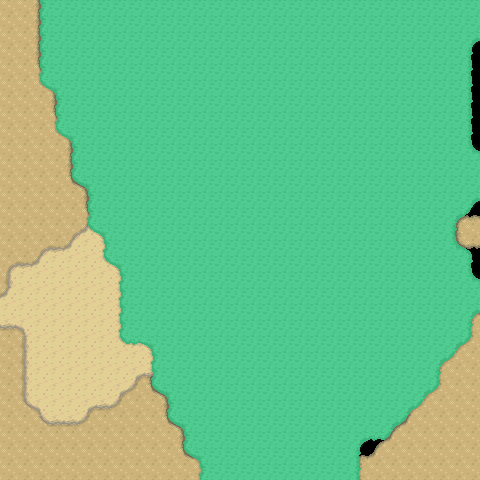

This game map was drawn from its Tiled (.tmx) file and the tilesets committed beside it. A one-line description and the full map source follow:
An orthogonal 30x30 tile map with 16x16 px tiles, 3 tile layers (Dark Path, Light Path, Grass).

<map version="1.0" tiledversion="1.0.3" orientation="orthogonal" renderorder="right-down" width="30" height="30" tilewidth="16" tileheight="16" nextobjectid="1">
 <tileset firstgid="1" source="World.tsx" />
 <layer name="Dark Path" width="30" height="30">
  <data encoding="csv">
128,128,129,0,0,0,0,0,0,0,0,0,0,0,0,0,0,0,0,0,0,0,0,0,0,0,0,0,0,0,
128,128,129,0,0,0,0,0,0,0,0,0,0,0,0,0,0,0,0,0,0,0,0,0,0,0,0,0,0,0,
128,128,129,0,0,0,0,0,0,0,0,0,0,0,0,0,0,0,0,0,0,0,0,0,0,0,0,0,0,0,
128,128,129,0,0,0,0,0,0,0,0,0,0,0,0,0,0,0,0,0,0,0,0,0,0,0,0,0,0,0,
128,128,114,111,0,0,0,0,0,0,0,0,0,0,0,0,0,0,0,0,0,0,0,0,0,0,0,0,0,0,
128,128,128,129,0,0,0,0,0,0,0,0,0,0,0,0,0,0,0,0,0,0,0,0,0,0,0,0,0,0,
128,128,128,129,0,0,0,0,0,0,0,0,0,0,0,0,0,0,0,0,0,0,0,0,0,0,0,0,0,0,
128,128,128,114,111,0,0,0,0,0,0,0,0,0,0,0,0,0,0,0,0,0,0,0,0,0,0,0,0,0,
128,128,128,128,129,0,0,0,0,0,0,0,0,0,0,0,0,0,0,0,0,0,0,0,0,0,0,0,0,0,
128,128,128,128,129,0,0,0,0,0,0,0,0,0,0,0,0,0,0,0,0,0,0,0,0,0,0,0,0,0,
128,128,128,128,129,0,0,0,0,0,0,0,0,0,0,0,0,0,0,0,0,0,0,0,0,0,0,0,0,0,
128,128,128,128,114,111,0,0,0,0,0,0,0,0,0,0,0,0,0,0,0,0,0,0,0,0,0,0,0,0,
128,128,128,128,128,129,0,0,0,0,0,0,0,0,0,0,0,0,0,0,0,0,0,0,0,0,0,0,0,0,
128,128,128,128,128,114,111,0,0,0,0,0,0,0,0,0,0,0,0,0,0,0,0,0,0,0,0,0,109,110,
128,128,128,128,128,128,129,0,0,0,0,0,0,0,0,0,0,0,0,0,0,0,0,0,0,0,0,0,127,128,
128,128,128,128,128,128,129,0,0,0,0,0,0,0,0,0,0,0,0,0,0,0,0,0,0,0,0,0,145,146,
128,128,128,128,128,128,129,0,0,0,0,0,0,0,0,0,0,0,0,0,0,0,0,0,0,0,0,0,0,0,
128,128,128,128,128,128,114,111,0,0,0,0,0,0,0,0,0,0,0,0,0,0,0,0,0,0,0,0,0,0,
128,128,128,128,128,128,128,129,0,0,0,0,0,0,0,0,0,0,0,0,0,0,0,0,0,0,0,0,0,0,
128,128,128,128,128,128,128,129,0,0,0,0,0,0,0,0,0,0,0,0,0,0,0,0,0,0,0,0,109,110,
128,128,128,128,128,128,128,114,111,0,0,0,0,0,0,0,0,0,0,0,0,0,0,0,0,0,0,0,127,128,
128,128,128,128,128,128,128,128,129,0,0,0,0,0,0,0,0,0,0,0,0,0,0,0,0,0,109,110,113,128,
128,128,128,128,128,128,128,128,114,111,0,0,0,0,0,0,0,0,0,0,0,0,0,0,0,0,127,128,128,128,
128,128,128,128,128,128,128,128,128,129,0,0,0,0,0,0,0,0,0,0,0,0,0,0,0,109,113,128,128,128,
128,128,128,128,128,128,128,128,128,114,111,0,0,0,0,0,0,0,0,0,0,0,0,0,0,127,128,128,128,128,
128,128,128,128,128,128,128,128,128,128,129,0,0,0,0,0,0,0,0,0,0,0,0,0,0,127,128,128,128,128,
128,128,128,128,128,128,128,128,128,128,114,111,0,0,0,0,0,0,0,0,0,0,0,0,109,113,128,128,128,128,
128,128,128,128,128,128,128,128,128,128,128,129,0,0,0,0,0,0,0,0,0,0,0,109,113,128,128,128,128,128,
128,128,128,128,128,128,128,128,128,128,128,114,110,111,0,0,0,0,0,0,0,109,110,113,128,128,128,128,128,128,
128,128,128,128,128,128,128,128,128,128,128,128,128,129,0,0,0,0,0,0,0,127,128,128,128,128,128,128,128,128
</data>
 </layer>
 <layer name="Light Path" width="30" height="30">
  <data encoding="csv">
0,0,0,0,0,0,0,0,0,0,0,0,0,0,0,0,0,0,0,0,0,0,0,0,0,0,0,0,0,0,
0,0,0,0,0,0,0,0,0,0,0,0,0,0,0,0,0,0,0,0,0,0,0,0,0,0,0,0,0,0,
0,0,0,0,0,0,0,0,0,0,0,0,0,0,0,0,0,0,0,0,0,0,0,0,0,0,0,0,0,0,
0,0,0,0,0,0,0,0,0,0,0,0,0,0,0,0,0,0,0,0,0,0,0,0,0,0,0,0,0,0,
0,0,0,0,0,0,0,0,0,0,0,0,0,0,55,56,56,56,57,0,0,0,0,0,0,0,0,0,0,0,
0,0,0,0,0,0,0,0,0,0,0,0,0,55,59,74,74,74,60,57,0,0,0,0,0,0,0,0,0,0,
0,0,0,0,0,0,0,0,0,0,0,0,55,59,74,74,74,74,74,60,57,0,0,0,0,0,0,0,0,0,
0,0,0,0,0,0,0,0,0,0,0,55,59,74,74,74,74,74,74,74,75,0,0,0,0,0,0,0,0,0,
0,0,0,0,0,0,0,0,0,0,55,59,74,74,74,74,74,74,74,74,75,0,0,0,0,0,0,0,0,0,
0,0,0,0,0,0,0,0,0,0,73,74,74,74,74,74,74,74,74,74,60,57,0,0,0,0,0,0,0,0,
0,0,0,0,0,0,0,0,0,55,59,74,74,74,74,74,74,74,74,74,74,60,56,57,0,0,0,0,0,0,
0,0,0,0,0,0,0,55,56,59,74,74,74,74,74,74,74,74,74,74,74,74,74,75,0,0,0,0,0,0,
0,0,0,0,0,0,55,59,74,74,74,74,74,74,74,74,74,74,74,74,74,74,74,75,0,0,0,0,0,0,
0,0,0,0,0,55,59,74,74,74,74,74,74,74,74,74,74,74,74,74,74,74,78,93,0,0,0,0,0,0,
0,0,0,0,55,59,74,74,74,74,74,74,74,74,74,74,74,74,74,74,74,74,75,0,0,0,0,0,0,0,
0,0,55,56,59,74,74,74,74,74,74,74,74,74,74,74,74,74,74,74,74,74,75,0,0,0,0,0,0,0,
55,56,59,74,74,74,74,74,74,74,74,74,74,74,74,74,74,74,74,74,74,74,75,0,0,0,0,0,0,0,
73,74,74,74,74,74,74,74,74,74,74,74,74,74,74,74,74,74,74,74,74,78,93,0,0,0,0,0,0,0,
59,74,74,74,74,74,74,74,74,74,74,74,74,74,74,74,74,74,74,74,74,75,0,0,0,0,0,0,0,0,
74,74,74,74,74,74,74,74,74,74,74,74,74,74,74,74,74,74,74,74,74,75,0,0,0,0,0,0,0,0,
92,77,74,74,74,74,74,74,74,74,74,74,74,74,74,74,74,74,74,74,74,75,0,0,0,0,0,0,0,0,
0,73,74,74,74,74,74,74,74,74,74,74,74,74,74,74,74,74,74,74,74,75,0,0,0,0,0,0,0,0,
0,73,74,74,74,74,74,74,74,74,74,74,74,74,74,74,74,74,74,74,74,75,0,0,0,0,0,0,0,0,
0,73,74,74,74,74,74,74,78,92,77,74,74,74,74,74,74,74,74,74,74,75,0,0,0,0,0,0,0,0,
0,73,74,74,74,74,74,78,93,0,91,92,92,92,92,92,92,92,92,77,74,75,0,0,0,0,0,0,0,0,
0,91,77,74,74,78,92,93,0,0,0,0,0,0,0,0,0,0,0,73,74,75,0,0,0,0,0,0,0,0,
0,0,91,92,92,93,0,0,0,0,0,0,0,0,0,0,0,0,0,91,92,93,0,0,0,0,0,0,0,0,
0,0,0,0,0,0,0,0,0,0,0,0,0,0,0,0,0,0,0,0,0,0,0,0,0,0,0,0,0,0,
0,0,0,0,0,0,0,0,0,0,0,0,0,0,0,0,0,0,0,0,0,0,0,0,0,0,0,0,0,0,
0,0,0,0,0,0,0,0,0,0,0,0,0,0,0,0,0,0,0,0,0,0,0,0,0,0,0,0,0,0
</data>
 </layer>
 <layer name="Grass" width="30" height="30">
  <data encoding="csv">
0,0,19,20,20,20,20,20,20,20,20,20,20,20,20,20,20,20,20,20,20,20,20,20,20,20,20,20,20,20,
0,0,19,20,20,20,20,20,20,20,20,20,20,20,20,20,20,20,20,20,20,20,20,20,20,20,20,20,20,20,
0,0,19,20,20,20,20,20,20,20,20,20,20,20,20,20,20,20,20,20,20,20,20,20,20,20,20,20,20,24,
0,0,19,20,20,20,20,20,20,20,20,20,20,20,20,20,20,20,20,20,20,20,20,20,20,20,20,20,20,21,
0,0,19,20,20,20,20,20,20,20,20,20,20,20,20,20,20,20,20,20,20,20,20,20,20,20,20,20,20,21,
0,0,37,23,20,20,20,20,20,20,20,20,20,20,20,20,20,20,20,20,20,20,20,20,20,20,20,20,20,21,
0,0,0,19,20,20,20,20,20,20,20,20,20,20,20,20,20,20,20,20,20,20,20,20,20,20,20,20,20,21,
0,0,0,19,20,20,20,20,20,20,20,20,20,20,20,20,20,20,20,20,20,20,20,20,20,20,20,20,20,21,
0,0,0,37,23,20,20,20,20,20,20,20,20,20,20,20,20,20,20,20,20,20,20,20,20,20,20,20,20,21,
0,0,0,0,19,20,20,20,20,20,20,20,20,20,20,20,20,20,20,20,20,20,20,20,20,20,20,20,20,6,
0,0,0,0,19,20,20,20,20,20,20,20,20,20,20,20,20,20,20,20,20,20,20,20,20,20,20,20,20,20,
0,0,0,0,37,23,20,20,20,20,20,20,20,20,20,20,20,20,20,20,20,20,20,20,20,20,20,20,20,20,
0,0,0,0,0,19,20,20,20,20,20,20,20,20,20,20,20,20,20,20,20,20,20,20,20,20,20,20,20,24,
0,0,0,0,0,19,20,20,20,20,20,20,20,20,20,20,20,20,20,20,20,20,20,20,20,20,20,20,24,39,
0,0,0,0,0,37,23,20,20,20,20,20,20,20,20,20,20,20,20,20,20,20,20,20,20,20,20,20,21,0,
0,0,0,0,0,0,19,20,20,20,20,20,20,20,20,20,20,20,20,20,20,20,20,20,20,20,20,20,6,3,
0,0,0,0,0,0,37,23,20,20,20,20,20,20,20,20,20,20,20,20,20,20,20,20,20,20,20,20,20,21,
0,0,0,0,0,0,0,19,20,20,20,20,20,20,20,20,20,20,20,20,20,20,20,20,20,20,20,20,20,6,
0,0,0,0,0,0,0,19,20,20,20,20,20,20,20,20,20,20,20,20,20,20,20,20,20,20,20,20,20,20,
0,0,0,0,0,0,0,19,20,20,20,20,20,20,20,20,20,20,20,20,20,20,20,20,20,20,20,20,20,24,
0,0,0,0,0,0,0,19,20,20,20,20,20,20,20,20,20,20,20,20,20,20,20,20,20,20,20,20,20,21,
0,0,0,0,0,0,0,37,38,23,20,20,20,20,20,20,20,20,20,20,20,20,20,20,20,20,20,20,24,39,
0,0,0,0,0,0,0,0,0,19,20,20,20,20,20,20,20,20,20,20,20,20,20,20,20,20,20,24,39,0,
0,0,0,0,0,0,0,0,0,19,20,20,20,20,20,20,20,20,20,20,20,20,20,20,20,20,20,21,0,0,
0,0,0,0,0,0,0,0,0,37,23,20,20,20,20,20,20,20,20,20,20,20,20,20,20,20,24,39,0,0,
0,0,0,0,0,0,0,0,0,0,19,20,20,20,20,20,20,20,20,20,20,20,20,20,20,24,39,0,0,0,
0,0,0,0,0,0,0,0,0,0,37,23,20,20,20,20,20,20,20,20,20,20,20,20,24,39,0,0,0,0,
0,0,0,0,0,0,0,0,0,0,0,19,20,20,20,20,20,20,20,20,20,20,24,38,39,0,0,0,0,0,
0,0,0,0,0,0,0,0,0,0,0,37,23,20,20,20,20,20,20,20,20,20,21,0,0,0,0,0,0,0,
0,0,0,0,0,0,0,0,0,0,0,0,19,20,20,20,20,20,20,20,20,20,21,0,0,0,0,0,0,0
</data>
 </layer>
</map>
